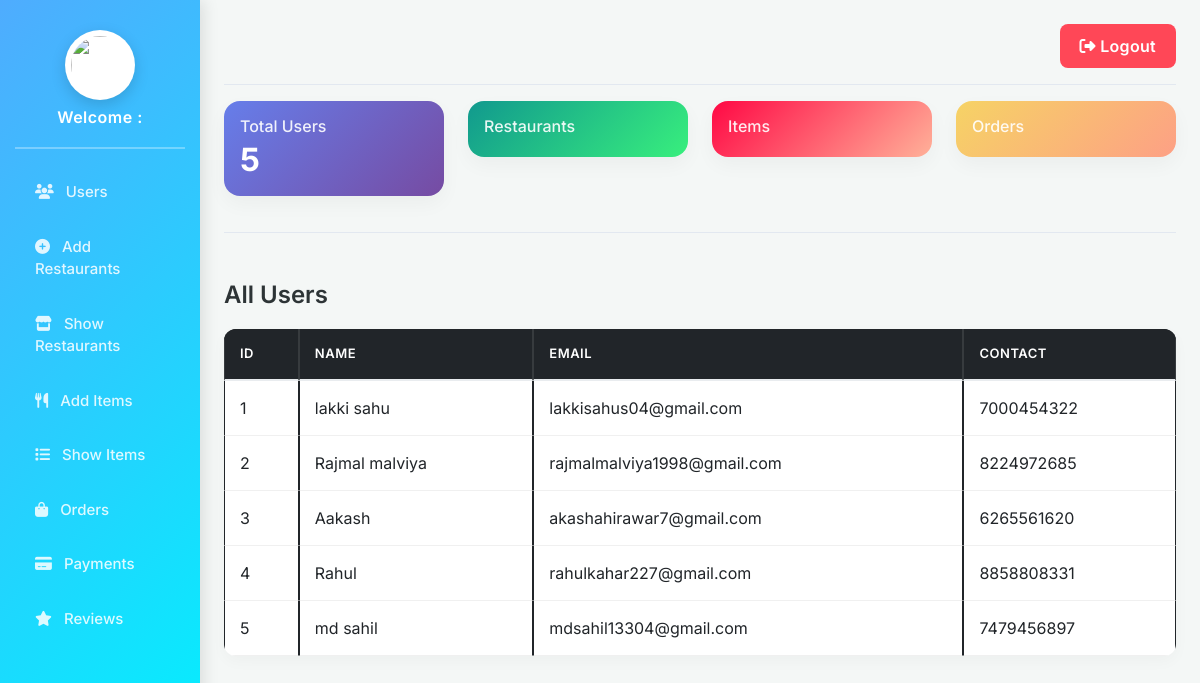
Screenshot of /Adminpanel/all_user/ with the database file from the repository.
### app/models.py (models this page shows)
class Usersign(models.Model):
    Name=models.CharField(max_length=40)
    Email=models.EmailField()
    Contact=models.BigIntegerField()
    Password=models.CharField(max_length=20)
    CPassword=models.CharField(max_length=20,null=True)

### app/views.py (the view)
# urls.py: path('Adminpanel/all_user/',views.all_user,name='all_user'),
def all_user(request):
    users = Usersign.objects.count()
    all_users = Usersign.objects.all()
    return render(request,'Adminpanel.html',{
        'users': users,
        'all_users': all_users,
        'show_users': True
    })

### app/templates/Adminpanel.html (shortened to what this page needs)
{% load static %}
<!DOCTYPE html>
<html>
<head>
    <link href="https://cdn.jsdelivr.net/npm/bootstrap@5.0.2/dist/css/bootstrap.min.css" rel="stylesheet">
    <link rel="stylesheet" href="https://cdnjs.cloudflare.com/ajax/libs/font-awesome/6.7.2/css/all.min.css">
</head>
<body>
    <div class="container-fluid">
        <div class="row">
            <div class="col-md-2 sidebar">
                {% load static %}
                <div class="admin-info text-center">
                    <img src="{% static data.image %}" class="admin-img"
                        style="width:70px;height:70px;border-radius:50%;object-fit:cover;">
                    <h6 class="mt-2">Welcome : {{ data.name }}</h6>
                </div>
                <hr>
                <a href="{% url 'all_user' %}"><i class="fa-solid fa-users me-2"></i> Users</a>
                <a href="{% url 'add_rest' %}"><i class="fa-solid fa-plus-circle me-2"></i> Add Restaurants</a>
                <a href="{% url 'show_rest' %}"><i class="fa-solid fa-store me-2"></i> Show Restaurants</a>
                <a href="{% url 'add_item' %}"><i class="fa-solid fa-utensils me-2"></i> Add Items</a>
                <a href="{% url 'show_item' %}"><i class="fa-solid fa-list me-2"></i> Show Items</a>
                <a href="#"><i class="fa-solid fa-shopping-bag me-2"></i> Orders</a>
                <a href="#"><i class="fa-solid fa-credit-card me-2"></i> Payments</a>
                <a href="#"><i class="fa-solid fa-star me-2"></i> Reviews</a>
            </div>
            <div class="col-md-10 p-4">
                <div class="d-flex justify-content-between align-items-center">
                    <a href="/" class="btn btn-danger">
                        <i class="fa fa-sign-out-alt"></i> Logout
                    </a>
                </div>
                <hr>
                <div class="row">
                    <div class="col-md-3">
                        <a href="{% url 'all_user' %}" style="text-decoration:none;">
                            <div class="card bg-primary text-white p-3">
                                <h5>Total Users</h5>
                                <h2>{{ users }}</h2>
                            </div>
                        </a>
                    </div>
                    <div class="col-md-3">
                        <a href="{% url 'show_rest' %}" style="text-decoration:none;">
                            <div class="card bg-success text-white p-3">
                                <h5>Restaurants</h5>
                            </div>
                        </a>
                    </div>
                    <div class="col-md-3">
                        <a href="{% url 'show_item' %}" style="text-decoration:none;">
                            <div class="card bg-danger text-white p-3">
                                <h5>Items</h5>
                            </div>
                        </a>
                    </div>
                    <div class="col-md-3">
                        <div class="card bg-warning text-white p-3">
                            <h5>Orders</h5>
                        </div>
                    </div>
                </div>
                <hr>
                {% if show_users %}
                <div class="mt-5">
                    <h4>All Users</h4>
                    <table class="table table-bordered">
                        <thead class="table-dark">
                            <tr>
                                <th>ID</th>
                                <th>Name</th>
                                <th>Email</th>
                                <th>Contact</th>
                            </tr>
                        </thead>
                        <tbody>
                            {% for i in all_users %}
                            <tr>
                                <td>{{ i.id }}</td>
                                <td>{{ i.Name }}</td>
                                <td>{{ i.Email }}</td>
                                <td>{{ i.Contact }}</td>
                            </tr>
                            {% endfor %}
                        </tbody>
                    </table>
                </div>
                {% endif %}
            </div>
        </div>
    </div>
</body>
</html>

### app/templates/Adminpanel.html (style rules this page uses)
body { font-family: 'Inter', sans-serif; background-color: #f4f7f6; color: #333; }
.sidebar { height: 100vh; background: linear-gradient(135deg, #4facfe 0%, #00f2fe 100%); color: white; padding: 30px 15px; position: sticky; top: 0; box-shadow: 4px 0 15px rgba(0,0,0,0.1); z-index: 100; }
.sidebar h4, .sidebar h6 { font-weight: 600; letter-spacing: 0.5px; }
.sidebar hr { background-color: rgba(255,255,255,0.3); height: 2px; border: none; margin: 20px 0; }
.sidebar a { color: rgba(255, 255, 255, 0.85); display: block; padding: 12px 20px; margin-bottom: 8px; text-decoration: none; border-radius: 10px; transition: all 0.3s ease; font-size: 15px; font-weight: 500; }
.admin-info img { border: 3px solid rgba(255,255,255,0.4); padding: 3px; background: white; box-shadow: 0 5px 15px rgba(0,0,0,0.15); }
.card { border: none; border-radius: 16px; transition: all 0.3s ease; box-shadow: 0 8px 20px rgba(0, 0, 0, 0.04); margin-bottom: 20px; overflow: hidden; }
.card h5 { font-size: 16px; font-weight: 500; opacity: 0.9; margin-bottom: 5px; color: white; }
.card h2 { font-weight: 700; font-size: 32px; margin: 0; color: white; }
.bg-primary { background: linear-gradient(135deg, #667eea 0%, #764ba2 100%) !important; }
.bg-success { background: linear-gradient(135deg, #11998e 0%, #38ef7d 100%) !important; }
.bg-danger { background: linear-gradient(135deg, #ff0844 0%, #ffb199 100%) !important; }
.bg-warning { background: linear-gradient(135deg, #f6d365 0%, #fda085 100%) !important; }
.table { background: white; border-radius: 12px; overflow: hidden; box-shadow: 0 5px 15px rgba(0,0,0,0.03); border-collapse: separate; border-spacing: 0; margin-bottom: 0; }
.table-bordered { border: none; }
.table th, .table td { vertical-align: middle; border-bottom: 1px solid #f0f0f0; border-top: none !important; padding: 15px; }
.table thead th { text-transform: uppercase; font-size: 13px; font-weight: 600; letter-spacing: 0.5px; background: #f8f9fa; color: #555; border-bottom: 2px solid #e9ecef !important; }
.table-dark { background: #212529 !important; color: white !important; }
.table-dark th { color: white !important; background: #212529 !important; }
.table tbody tr { transition: all 0.2s ease; }
.btn, button[type="submit"], button { border: none; padding: 10px 20px; border-radius: 8px; transition: all 0.3s ease; font-weight: 600; letter-spacing: 0.3px; }
.btn-danger { background: #ff4757; color: white; }
h4 { font-weight: 600; color: #2d3436; margin-bottom: 20px; }
hr { background-color: #e2e8f0; opacity: 1; }

### rows the page displays
Usersign: id "1", Name "lakki sahu", Email "lakkisahus04@gmail.com", Contact "7000454322"
Usersign: id "2", Name "Rajmal malviya", Email "rajmalmalviya1998@gmail.com", Contact "8224972685"
Usersign: id "3", Name "Aakash", Email "akashahirawar7@gmail.com", Contact "6265561620"
Usersign: id "4", Name "Rahul", Email "rahulkahar227@gmail.com", Contact "8858808331"
Usersign: id "5", Name "md sahil", Email "mdsahil13304@gmail.com", Contact "7479456897"

### other values shown
{{ users }} "5"
